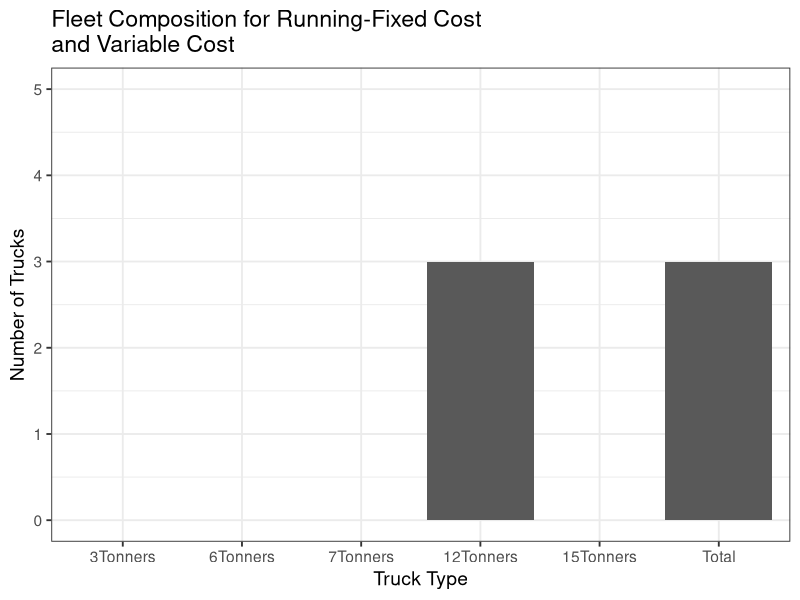
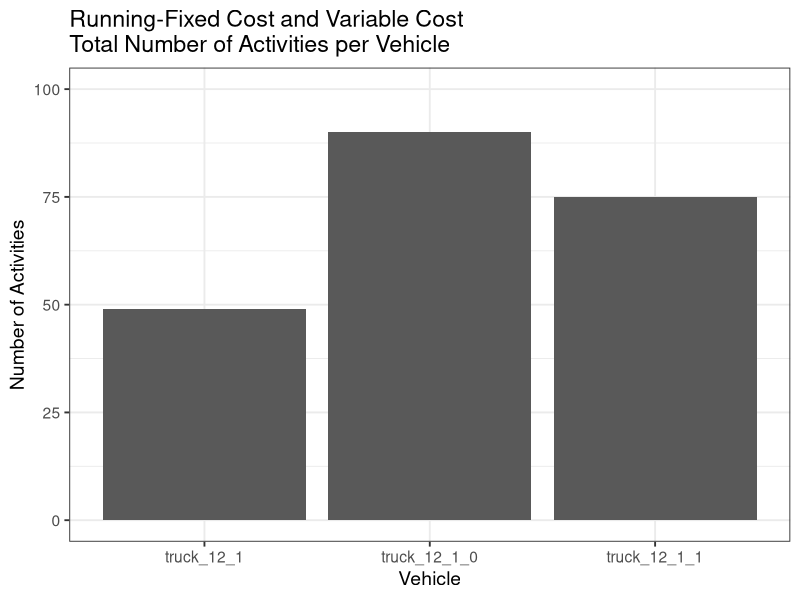
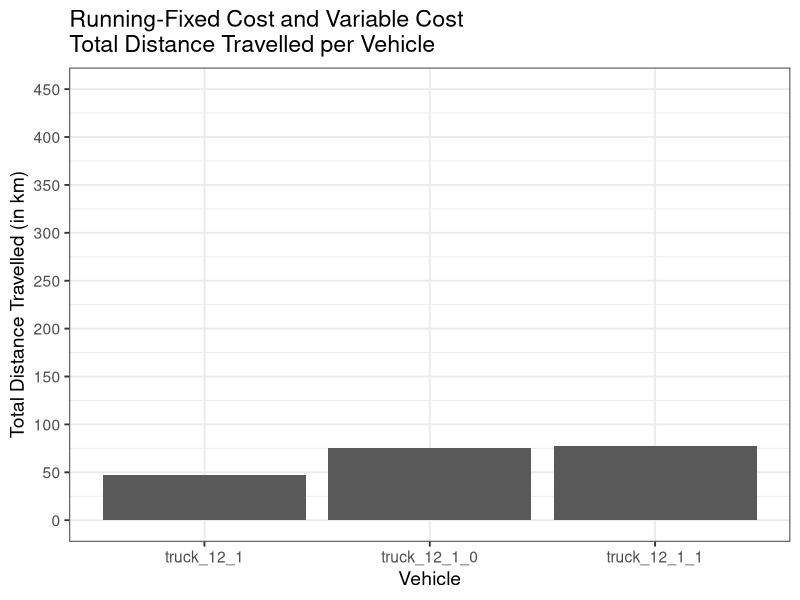
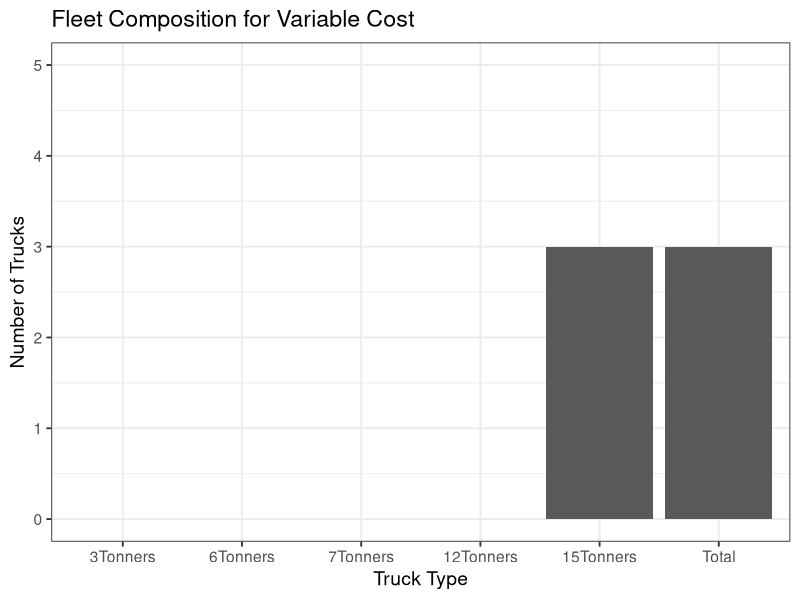
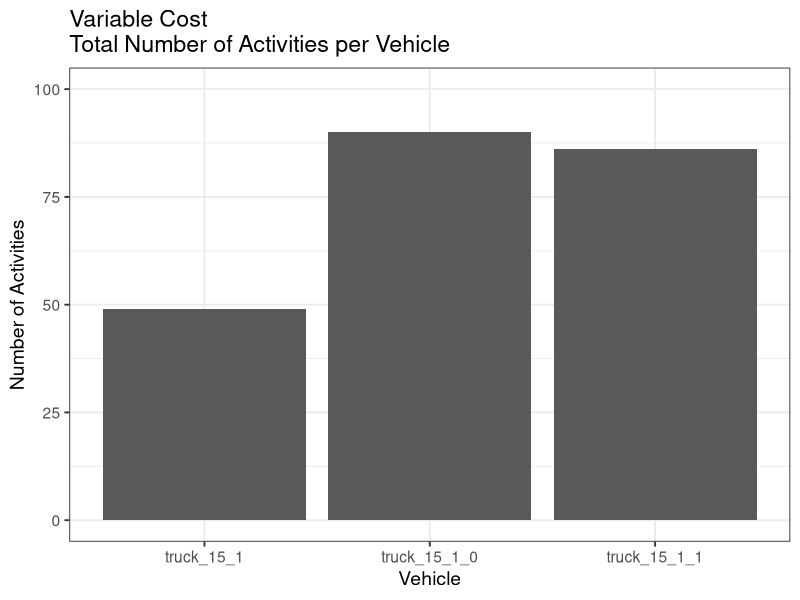
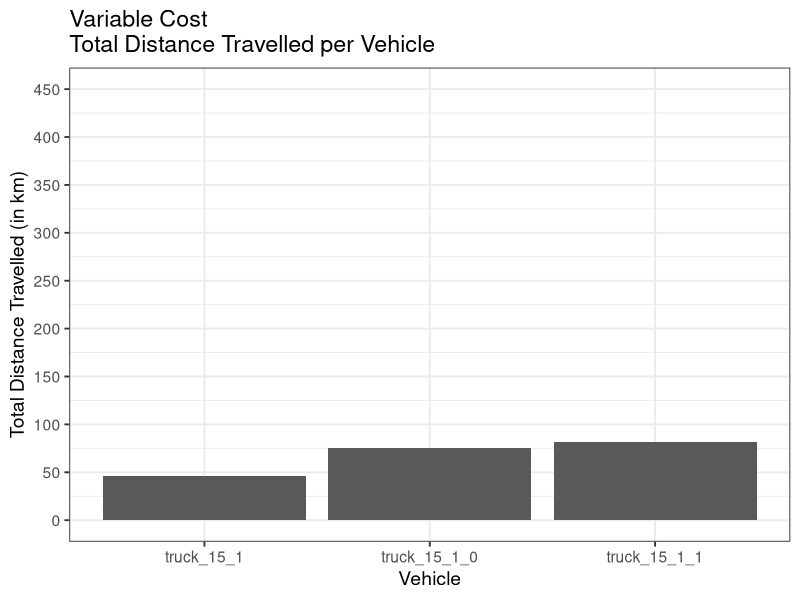
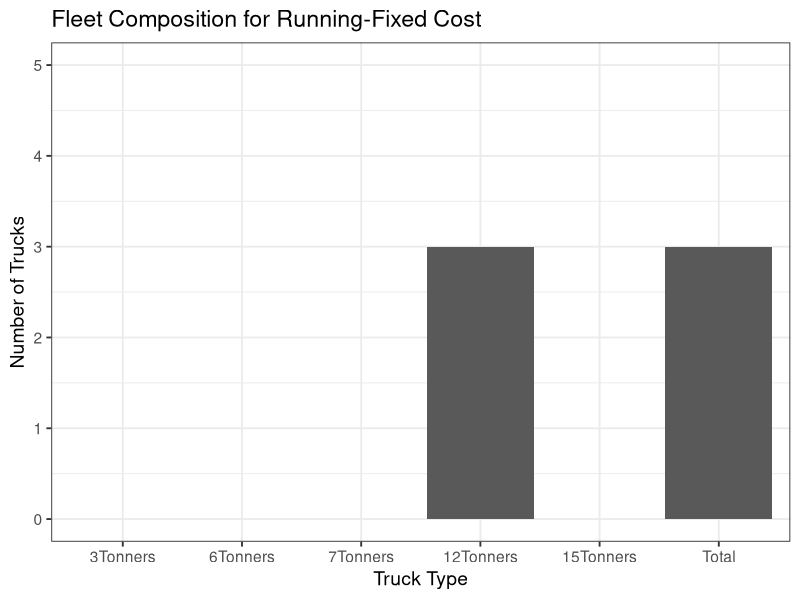
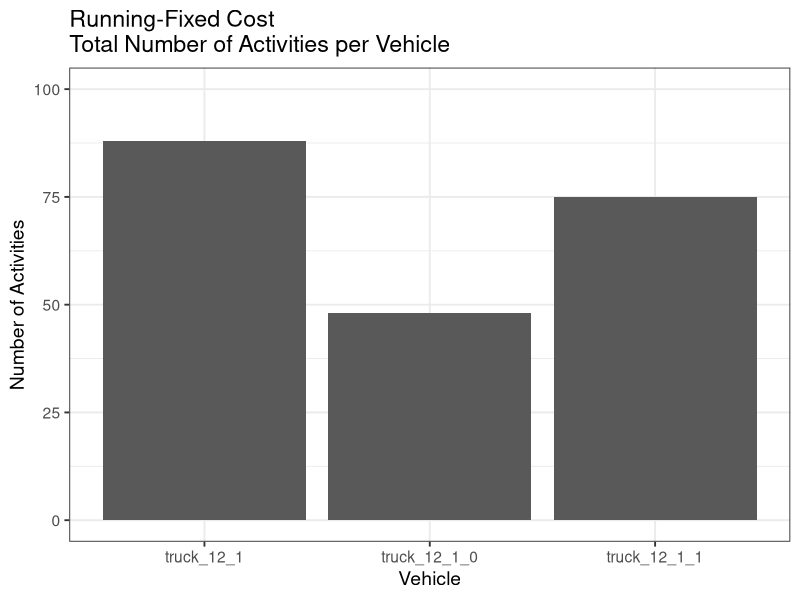

Generate these figures, in order, with R:
##Set working directory to where the output files for MyCarrierPlanInterpreter.java are
setwd("/home/frans/Documents/BPJ420/CarrierPlanInterpreter/Day11")

##Load ggplot2 package for plotting data 
library(ggplot2)

##Load xtable package to generate LaTeX code for tables
library(xtable)

##RUNNING-FIXED COSTS AND VARIABLE COSTS
##Read in the .csv file containing data about the fleet composition for running fixed costs and variable costs
FSMinfoRunFixAndVar <- read.csv("Day11_80_vehicleTypesFixedRunningAndVariablesumValues.csv")

##Make Seperate tables for each type of truck for running fixed costs and variable costs
RunFixAndVarThreeTonners <- FSMinfoRunFixAndVar[grep("truck_3",FSMinfoRunFixAndVar$vehId),]
RunFixAndVarSixTonners <- FSMinfoRunFixAndVar[grep("truck_6",FSMinfoRunFixAndVar$vehId),]
RunFixAndVarSevenTonners <- FSMinfoRunFixAndVar[grep("truck_7",FSMinfoRunFixAndVar$vehId),]
RunFixAndVarTwelveTonners <- FSMinfoRunFixAndVar[grep("truck_12",FSMinfoRunFixAndVar$vehId),]
RunFixAndVarFifteenTonners <- FSMinfoRunFixAndVar[grep("truck_15",FSMinfoRunFixAndVar$vehId),]

##Make a table indicating how many vehicles of each type was specified for running fixed costs and variable costs
CollumnNames <- c("3Tonners", "6Tonners", "7Tonners", "12Tonners", "15Tonners")
TruckTotals <- data.frame(matrix(nrow=0, ncol=5))
TruckTotals <- rbind(c(length(RunFixAndVarThreeTonners$vehId),length(RunFixAndVarSixTonners$vehId),length(RunFixAndVarSevenTonners$vehId),length(RunFixAndVarTwelveTonners$vehId),length(RunFixAndVarFifteenTonners$vehId)))
colnames(TruckTotals) <- CollumnNames
rownames(TruckTotals) <- "RunFixAndVar"

##VARIABLE COSTS ONLY
##Read in the .csv file containing data about the fleet composition for variable costs only
FSMinfoVar <- read.csv("Day11_80_vehicleTypesOnlyVariablesumValues.csv")

##Make Seperate tables for each type of truck for variable costs only
VarThreeTonners <- FSMinfoVar[grep("truck_3",FSMinfoVar$vehId),]
VarSixTonners <- FSMinfoVar[grep("truck_6",FSMinfoVar$vehId),]
VarSevenTonners <- FSMinfoVar[grep("truck_7",FSMinfoVar$vehId),]
VarTwelveTonners <- FSMinfoVar[grep("truck_12",FSMinfoVar$vehId),]
VarFifteenTonners <- FSMinfoVar[grep("truck_15",FSMinfoVar$vehId),]

##Append the data for using variable cost only to the TruckTotals data.frame
TruckTotals <- rbind(TruckTotals,c(length(VarThreeTonners$vehId),length(VarSixTonners$vehId),length(VarSevenTonners$vehId),length(VarTwelveTonners$vehId),length(VarFifteenTonners$vehId)))
rownames(TruckTotals) <- c("RunFixAndVar","VarOnly")


##RUNNING FIXED COSTS ONLY
##Read in the .csv file containing data about the fleet composition for running fixed cost only
FSMinfoRunFix <- read.csv("Day11_80_vehicleTypesOnlyFixedRunningsumValues.csv")

##Make Seperate tables for each type of truck for fixed cost only
RunFixThreeTonners <- FSMinfoRunFix[grep("truck_3",FSMinfoRunFix$vehId),]
RunFixSixTonners <- FSMinfoRunFix[grep("truck_6",FSMinfoRunFix$vehId),]
RunFixSevenTonners <- FSMinfoRunFix[grep("truck_7",FSMinfoRunFix$vehId),]
RunFixTwelveTonners <- FSMinfoRunFix[grep("truck_12",FSMinfoRunFix$vehId),]
RunFixFifteenTonners <- FSMinfoRunFix[grep("truck_15",FSMinfoRunFix$vehId),]

##Append the data for using variable cost only to the TruckTotals data.frame
TruckTotals <- rbind(TruckTotals,c(length(RunFixThreeTonners$vehId),length(RunFixSixTonners$vehId),length(RunFixSevenTonners$vehId),length(RunFixTwelveTonners$vehId),length(RunFixFifteenTonners$vehId)))
rownames(TruckTotals) <- c("RunFixAndVar","VarOnly","RunFixOnly")


##FIXED COSTS AND VARIABLE COSTS
##Read in the .csv file containing data about the fleet composition for fixed cost and variable cost
FSMinfoFixAndVar <- read.csv("Day11_80_vehicleTypesAbsFixAndVarsumValues.csv")

##Make Seperate tables for each type of truck for fixed and variable cost 
FixAndVarThreeTonners <- FSMinfoFixAndVar[grep("truck_3",FSMinfoFixAndVar$vehId),]
FixAndVarSixTonners <- FSMinfoFixAndVar[grep("truck_6",FSMinfoFixAndVar$vehId),]
FixAndVarSevenTonners <- FSMinfoFixAndVar[grep("truck_7",FSMinfoFixAndVar$vehId),]
FixAndVarTwelveTonners <- FSMinfoFixAndVar[grep("truck_12",FSMinfoFixAndVar$vehId),]
FixAndVarFifteenTonners <- FSMinfoFixAndVar[grep("truck_15",FSMinfoFixAndVar$vehId),]

##Append the data for using fixed and variable cost to the TruckTotals data.frame
TruckTotals <- rbind(TruckTotals,c(length(FixAndVarThreeTonners$vehId),length(FixAndVarSixTonners$vehId),length(FixAndVarSevenTonners$vehId),length(FixAndVarTwelveTonners$vehId),length(FixAndVarFifteenTonners$vehId)))
rownames(TruckTotals) <- c("RunFixAndVar","VarOnly","RunFixOnly","FixAndVar")

##FIXED COST ONLY
##Read in the .csv file containing data about the fleet composition for fixed cost only
FSMinfoFix <- read.csv("Day11_80_vehicleTypesOnlyAbsFixsumValues.csv")

##Make Seperate tables for each type of truck for fixed cost only
FixThreeTonners <- FSMinfoFix[grep("truck_3",FSMinfoFixAndVar$vehId),]
FixSixTonners <- FSMinfoFix[grep("truck_6",FSMinfoFixAndVar$vehId),]
FixSevenTonners <- FSMinfoFix[grep("truck_7",FSMinfoFixAndVar$vehId),]
FixTwelveTonners <- FSMinfoFix[grep("truck_12",FSMinfoFixAndVar$vehId),]
FixFifteenTonners <- FSMinfoFix[grep("truck_15",FSMinfoFixAndVar$vehId),]

##Append the data for using fixed cost only to the TruckTotals data.frame
TruckTotals <- rbind(TruckTotals,c(length(FixThreeTonners$vehId),length(FixSixTonners$vehId),length(FixSevenTonners$vehId),length(FixTwelveTonners$vehId),length(FixFifteenTonners$vehId)))
rownames(TruckTotals) <- c("Running-Fixed Cost and Variable Cost","Variable Cost","Running-Fixed Cost","Fixed and Variable Cost","Fixed Cost")

##Adding a new column which shows total number of vehicles for each cost scenario
TruckTotals <- cbind(TruckTotals, rowSums(TruckTotals))
CollumnNames <- c("3Tonners", "6Tonners", "7Tonners", "12Tonners", "15Tonners", "Total")
colnames(TruckTotals) <- CollumnNames

##Plot fleet composition for running-fixed cost and variable cost with ggplot2 Package
x <- CollumnNames
x <- as.character(x)
x <- factor(x, levels=unique(x))
y <- TruckTotals[1,]
ggplotData <- data.frame(x,y)
g <- ggplot(data = ggplotData, aes(x=x,y=y)) + geom_bar(stat="identity") + xlab("Truck Type") + ylab("Number of Trucks") 
g <- g + theme_bw(base_size = 14) + ggtitle("Fleet Composition for Running-Fixed Cost \nand Variable Cost") 
g1 <- g + coord_cartesian(ylim=c(0, 5)) + scale_y_continuous(breaks=seq(0, 5, 1))
setwd("/home/frans/Documents/BPJ420/Rplots/Day11")
pdf("RunFixAndVar.pdf")
print(g1)
dev.off()

#Plot specific vehicles against the number of activities performed by each vehicle for running-fixed cost and variable cost
x <- FSMinfoRunFixAndVar$vehId
y <- FSMinfoRunFixAndVar$numOfAct
ActivityData <- data.frame(x,y)
g <- ggplot(data = ActivityData, aes(x=x, y=y)) + geom_bar(stat="identity") +xlab("Vehicle") +ylab("Number of Activities")
gA1 <- g + ggtitle("Running-Fixed Cost and Variable Cost \nTotal Number of Activities per Vehicle") + theme_bw(base_size = 14) 
gA1 <- gA1 + coord_cartesian(ylim=c(0, 100)) + scale_y_continuous(breaks=seq(0, 100, 25))
pdf("VehicleActivitiesRunFixAndVar.pdf")
print(gA1)
dev.off()


#Plot specific vehicles against the distance travelled for each vehicle for running-fixed and variable cost
x <- FSMinfoRunFixAndVar$vehId
y <- FSMinfoRunFixAndVar$totDist
y <- y/1000 ##Convert y from meters to kilometers
DistanceData <- data.frame(x,y)
g <- ggplot(data = DistanceData, aes(x=x, y=y)) + geom_bar(stat="identity") +xlab("Vehicle") +ylab("Total Distance Travelled (in km)")
gD1 <- g + ggtitle("Running-Fixed Cost and Variable Cost \nTotal Distance Travelled per Vehicle") + theme_bw(base_size = 14)
gD1 <- gD1 + coord_cartesian(ylim=c(0, 450)) + scale_y_continuous(breaks=seq(0, 450, 50))
pdf("VehicleDistanceRunFixAndVar.pdf")
print(gD1)
dev.off()

##Plot fleet composition for variable cost with ggplot2 Package
x <- CollumnNames
x <- as.character(x)
x <- factor(x, levels=unique(x))
y <- TruckTotals[2,]
ggplotData <- data.frame(x,y)
g <- ggplot(data = ggplotData, aes(x=x,y=y)) + geom_bar(stat="identity") + xlab("Truck Type") + ylab("Number of Trucks") 
g <- g + theme_bw(base_size = 14) + ggtitle("Fleet Composition for Variable Cost") 
g2 <- g + coord_cartesian(ylim=c(0, 5)) + scale_y_continuous(breaks=seq(0, 5, 1))
pdf("Var.pdf")
print(g2)
dev.off()

#Plot specific vehicles against the number of activities performed by each vehicle for variable cost
x <- FSMinfoVar$vehId
y <- FSMinfoVar$numOfAct
ActivityData <- data.frame(x,y)
g <- ggplot(data = ActivityData, aes(x=x, y=y)) + geom_bar(stat="identity") +xlab("Vehicle") +ylab("Number of Activities")
gA2 <- g + ggtitle("Variable Cost \nTotal Number of Activities per Vehicle") + theme_bw(base_size = 14)
gA2 <- gA2 + coord_cartesian(ylim=c(0, 100)) + scale_y_continuous(breaks=seq(0, 100, 25))
pdf("VehicleActivitiesVar.pdf")
print(gA2)
dev.off()


#Plot specific vehicles against the distance travelled for each vehicle for variable cost
x <- FSMinfoVar$vehId
y <- FSMinfoVar$totDist
y <- y/1000 ##Convert y from meters to kilometers
DistanceData <- data.frame(x,y)
g <- ggplot(data = DistanceData, aes(x=x, y=y)) + geom_bar(stat="identity") +xlab("Vehicle") +ylab("Total Distance Travelled (in km)")
gD2 <- g + ggtitle("Variable Cost \nTotal Distance Travelled per Vehicle") + theme_bw(base_size = 14)
gD2 <- gD2 + coord_cartesian(ylim=c(0, 450)) + scale_y_continuous(breaks=seq(0, 450, 50))
pdf("VehicleDistanceVar.pdf")
print(gD2)
dev.off()

##Plot fleet composition for running-fixed cost with ggplot2 Package
x <- CollumnNames
x <- as.character(x)
x <- factor(x, levels=unique(x))
y <- TruckTotals[3,]
ggplotData <- data.frame(x,y)
g <- ggplot(data = ggplotData, aes(x=x,y=y)) + geom_bar(stat="identity") + xlab("Truck Type") + ylab("Number of Trucks") 
g <- g + theme_bw(base_size = 14) + ggtitle("Fleet Composition for Running-Fixed Cost") 
g3 <- g + coord_cartesian(ylim=c(0, 5)) + scale_y_continuous(breaks=seq(0, 5, 1))
pdf("RunFix.pdf")
print(g3)
dev.off()

#Plot specific vehicles against the number of activities performed by each vehicle for running-fixed cost
x <- FSMinfoRunFix$vehId
y <- FSMinfoRunFix$numOfAct
ActivityData <- data.frame(x,y)
g <- ggplot(data = ActivityData, aes(x=x, y=y)) + geom_bar(stat="identity") +xlab("Vehicle") +ylab("Number of Activities")
gA3 <- g + ggtitle("Running-Fixed Cost \nTotal Number of Activities per Vehicle") + theme_bw(base_size = 14)
gA3 <- gA3 + coord_cartesian(ylim=c(0, 100)) + scale_y_continuous(breaks=seq(0, 100, 25))
pdf("VehicleActivitiesRunFix.pdf")
print(gA3)
dev.off()


#Plot specific vehicles against the distance travelled for each vehicle for running-fixed cost
x <- FSMinfoRunFix$vehId
y <- FSMinfoRunFix$totDist
y <- y/1000 ##Convert y from meters to kilometers
DistanceData <- data.frame(x,y)
g <- ggplot(data = DistanceData, aes(x=x, y=y)) + geom_bar(stat="identity") +xlab("Vehicle") +ylab("Total Distance Travelled (in km)")
gD3 <- g + ggtitle("Running-Fixed Cost \nTotal Distance Travelled per Vehicle") + theme_bw(base_size = 14)
gD3 <- gD3 + coord_cartesian(ylim=c(0, 450)) + scale_y_continuous(breaks=seq(0, 450, 50))
pdf("VehicleDistanceRunFix.pdf")
print(gD3)
dev.off()

##Plot fleet composition for fixed and variable cost with ggplot2 Package
x <- CollumnNames
x <- as.character(x)
x <- factor(x, levels=unique(x))
y <- TruckTotals[4,]
ggplotData <- data.frame(x,y)
g <- ggplot(data = ggplotData, aes(x=x,y=y)) + geom_bar(stat="identity") + xlab("Truck Type") + ylab("Number of Trucks") 
g <- g + theme_bw(base_size = 14) + ggtitle("Fleet Composition for Fixed and Variable Cost") 
g4 <- g + coord_cartesian(ylim=c(0, 5)) + scale_y_continuous(breaks=seq(0, 5, 1))
pdf("FixVar.pdf")
print(g4)
dev.off()

#Plot specific vehicles against the number of activities performed by each vehicle for fixed and variable cost
x <- FSMinfoFixAndVar$vehId
y <- FSMinfoFixAndVar$numOfAct
ActivityData <- data.frame(x,y)
g <- ggplot(data = ActivityData, aes(x=x, y=y)) + geom_bar(stat="identity") +xlab("Vehicle") +ylab("Number of Activities")
gA4 <- g + ggtitle("Fixed and Variable Cost \nTotal Number of Activities per Vehicle") + theme_bw(base_size = 14)
gA4 <- gA4 + coord_cartesian(ylim=c(0, 100)) + scale_y_continuous(breaks=seq(0, 100, 25))
pdf("VehicleActivitiesFixAndVar.pdf")
print(gA4)
dev.off()


#Plot specific vehicles against the distance travelled for each vehicle for fixed and variable cost
x <- FSMinfoFixAndVar$vehId
y <- FSMinfoFixAndVar$totDist
y <- y/1000 ##Convert y from meters to kilometers
DistanceData <- data.frame(x,y)
g <- ggplot(data = DistanceData, aes(x=x, y=y)) + geom_bar(stat="identity") +xlab("Vehicle") +ylab("Total Distance Travelled (in km)")
gD4 <- g + ggtitle("Fixed and Variable Cost \nTotal Distance Travelled per Vehicle") + theme_bw(base_size = 14)
gD4 <- gD4 + coord_cartesian(ylim=c(0, 450)) + scale_y_continuous(breaks=seq(0, 450, 50))
pdf("VehicleDistanceFixAndVar.pdf")
print(gD4)
dev.off()

##Plot fleet composition for fixed cost with ggplot2 package
x <- CollumnNames
x <- as.character(x)
x <- factor(x, levels=unique(x))
y <- TruckTotals[5,]
ggplotData <- data.frame(x,y)
g <- ggplot(data = ggplotData, aes(x=x,y=y)) + geom_bar(stat="identity") + xlab("Truck Type") + ylab("Number of Trucks") 
g <- g + theme_bw(base_size = 14) + ggtitle("Fleet Composition for Fixed Cost") 
g5 <- g + coord_cartesian(ylim=c(0, 5)) + scale_y_continuous(breaks=seq(0, 5, 1))
pdf("Fix.pdf")
print(g5)
dev.off()

#Plot specific vehicles against the number of activities performed by each vehicle for fixed cost
x <- FSMinfoFix$vehId
y <- FSMinfoFix$numOfAct
ActivityData <- data.frame(x,y)
g <- ggplot(data = ActivityData, aes(x=x, y=y)) + geom_bar(stat="identity") +xlab("Vehicle") +ylab("Number of Activities")
gA5 <- g + ggtitle("Fixed Cost \nTotal Number of Activities per Vehicle") + theme_bw(base_size = 14)
gA5 <- gA5 + coord_cartesian(ylim=c(0, 100)) + scale_y_continuous(breaks=seq(0, 100, 25))
pdf("VehicleActivitiesFix.pdf")
print(gA5)
dev.off()


#Plot specific vehicles against the distance travelled for each vehicle for fixed cost
x <- FSMinfoFix$vehId
y <- FSMinfoFix$totDist
y <- y/1000 ##Convert y from meters to kilometers
DistanceData <- data.frame(x,y)
g <- ggplot(data = DistanceData, aes(x=x, y=y)) + geom_bar(stat="identity") +xlab("Vehicle") +ylab("Total Distance Travelled (in km)")
gD5 <- g + ggtitle("Fixed Cost \nTotal Distance Travelled per Vehicle") + theme_bw(base_size = 14)
gD5 <- gD5 + coord_cartesian(ylim=c(0, 450)) + scale_y_continuous(breaks=seq(0, 450, 50))
pdf("VehicleDistanceFix.pdf")
print(gD5)
dev.off()

##Plot total fleet size for each cost parameter with ggplot2 package
x <- rownames(TruckTotals)
y <- TruckTotals[,6]
ggplotData <- data.frame(x,y)
g <- ggplot(data = ggplotData, aes(x=x,y=y)) + geom_bar(stat="identity") + xlab("Cost Parameters Used As Input") + ylab("Total Number of Trucks") 
g <- g + theme_bw(base_size = 14) + ggtitle("Total Fleet Size") 
g6 <- g + coord_cartesian(ylim=c(0, 5)) + scale_y_continuous(breaks=seq(0, 5, 1))
pdf("FCTotals.pdf", width = 15)
print(g6)
dev.off()

##Define multiplot Function

multiplot <- function(..., plotlist=NULL, file, cols=1, layout=NULL) {
        require(grid)
        
        # Make a list from the ... arguments and plotlist
        plots <- c(list(...), plotlist)
        
        numPlots = length(plots)
        
        # If layout is NULL, then use 'cols' to determine layout
        if (is.null(layout)) {
                # Make the panel
                # ncol: Number of columns of plots
                # nrow: Number of rows needed, calculated from # of cols
                layout <- matrix(seq(1, cols * ceiling(numPlots/cols)),
                                 ncol = cols, nrow = ceiling(numPlots/cols))
        }
        
        if (numPlots==1) {
                print(plots[[1]])
                
        } else {
                # Set up the page
                grid.newpage()
                pushViewport(viewport(layout = grid.layout(nrow(layout), ncol(layout))))
                
                # Make each plot, in the correct location
                for (i in 1:numPlots) {
                        # Get the i,j matrix positions of the regions that contain this subplot
                        matchidx <- as.data.frame(which(layout == i, arr.ind = TRUE))
                        
                        print(plots[[i]], vp = viewport(layout.pos.row = matchidx$row,
                                                        layout.pos.col = matchidx$col))
                }
        }
}

##Plot fleet compositions for different cost input parameters
pdf("allplots.pfd", width = 12, height = 12)
multiplot(g1,g2,g3,g4,g5, cols=2)
dev.off()

##Plot activities per vehicle for different cost parameters
pdf("allActivities.pdf", width = 12, height = 12)
multiplot(gA1,gA2,gA3,gA4,gA5, cols=2)
dev.off()

##Plot distance travelled per vehicle for different cost parameters
pdf("allDistances.pdf", width = 12, height = 12)
multiplot(gD1,gD2,gD3,gD4,gD5, cols=2)
dev.off()

##Plot total cost for each model run
x <- c("Fixed Cost", "Fixed and Variable Cost", "Running-Fixed Cost", "Running-Fixed Cost and Variable Cost", "Variable Cost")
y <- c(FSMinfoFix$score[1]/100, FSMinfoFixAndVar$score[1]/100, FSMinfoRunFix$score[1]/100, FSMinfoRunFixAndVar$score[1]/100, FSMinfoVar$score[1]/100)*-1
TotCostData <- data.frame(x,y)
g <- ggplot(data = TotCostData, aes(x=x, y=y)) + geom_bar(stat="identity") +xlab("Cost Input Parameters") +ylab("Cost (in R)")
g <- g + theme_bw(base_size = 14) + ggtitle("Total Cost") 
pdf("TotalCosts.pdf", width = 13, height = 9)
print(g)
dev.off()

##Plot total distance travelled for each set of cost parameters
x <- c("Fixed Cost", "Fixed and Variable Cost", "Running-Fixed Cost", "Running-Fixed Cost and Variable Cost", "Variable Cost")
y <- c(sum(FSMinfoFix$totDist)/1000, sum(FSMinfoFixAndVar$totDist)/1000, sum(FSMinfoRunFix$totDist)/1000, sum(FSMinfoRunFixAndVar$totDist)/1000, sum(FSMinfoVar$totDist)/1000)
TotDistData <- data.frame(x,y)
g <- ggplot(data = TotDistData, aes(x=x, y=y)) + geom_bar(stat="identity") +xlab("Cost Parameters") + ylab("Total Distance (in km)")
g <- g + theme_bw(base_size = 14) + ggtitle("Total Distance") 
pdf("TotalDistance.pdf", width = 13)
print(g)
dev.off()
##Generate LaTeX code for Fleet Composition and Total Costs 

xtable(TruckTotals)
xtable(TotCostData)

